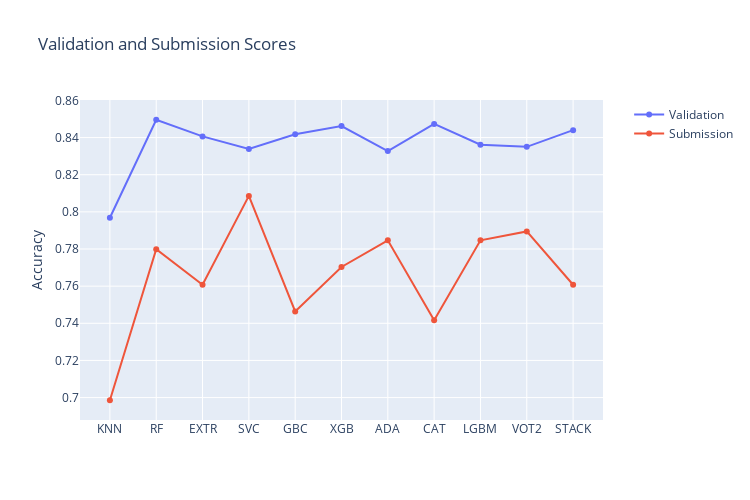

The notebook cell saved with this chart:
### Code cell
trace1 = go.Scatter(x = list_classifiers, y = list_scores,
                   name="Validation", text = list_classifiers)
trace2 = go.Scatter(x = list_classifiers, y = subm_scores,
                   name="Submission", text = list_classifiers)

data = [trace1, trace2]

layout = dict(title = "Validation and Submission Scores", 
              xaxis=dict(ticklen=10, zeroline= False),
              yaxis=dict(title = "Accuracy", side='left', ticklen=10,),                                  
              legend=dict(orientation="v", x=1.05, y=1.0),
              autosize=False, width=750, height=500,
              )

fig = dict(data = data, layout = layout)
iplot(fig)

### Figure 1 — Plotly figure (JSON) as saved in the notebook; plotly's stock layout.template omitted (floating-point values rounded to 4 significant figures)
{"data": [{"name": "Validation", "text": ["KNN", "RF", "EXTR", "SVC", "GBC", "XGB", "ADA", "CAT", "LGBM", "VOT2", "STACK"], "type": "scatter", "x": ["KNN", "RF", "EXTR", "SVC", "GBC", "XGB", "ADA", "CAT", "LGBM", "VOT2", "STACK"], "y": [0.7969, 0.8496, 0.8406, 0.8339, 0.8418, 0.8462, 0.8328, 0.8474, 0.8361, 0.835, 0.844]}, {"name": "Submission", "text": ["KNN", "RF", "EXTR", "SVC", "GBC", "XGB", "ADA", "CAT", "LGBM", "VOT2", "STACK"], "type": "scatter", "x": ["KNN", "RF", "EXTR", "SVC", "GBC", "XGB", "ADA", "CAT", "LGBM", "VOT2", "STACK"], "y": [0.6986, 0.7799, 0.7608, 0.8086, 0.7464, 0.7703, 0.7847, 0.7416, 0.7847, 0.7895, 0.7608]}], "layout": {"autosize": false, "height": 500, "legend": {"orientation": "v", "x": 1.05, "y": 1}, "title": {"text": "Validation and Submission Scores"}, "width": 750, "xaxis": {"ticklen": 10, "zeroline": false}, "yaxis": {"side": "left", "ticklen": 10, "title": {"text": "Accuracy"}}}}
